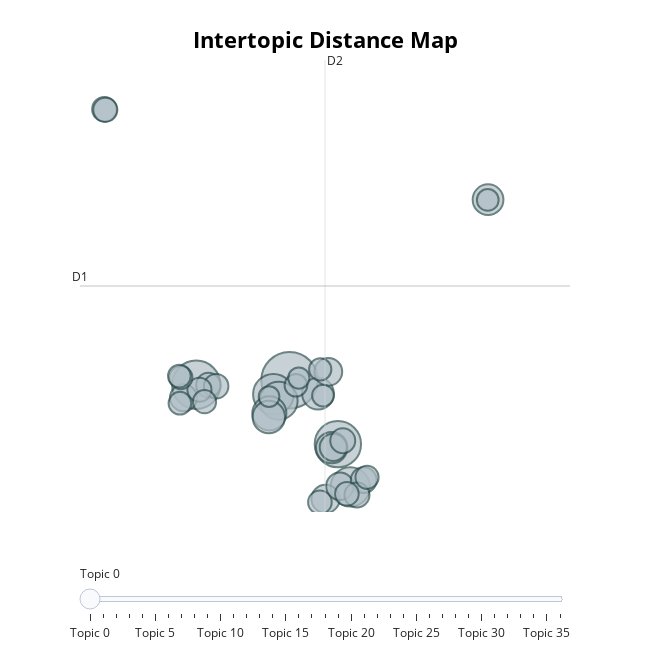

This figure's notebook cell:
### Code cell
fig = topic_model.visualize_topics()
fig.show()

### Figure 1 — Plotly figure (JSON) as saved in the notebook; plotly's stock layout.template omitted (floating-point values rounded to 4 significant figures)
{"data": [{"customdata": [[0, "energy | renewable | renewable energy | electricity | iea", 149], [1, "hydrogen | energy | law | plan | electricity", 109], [2, "energy | iea irena | irena | iea | renewable", 100], [3, "canada | eu | emissions | trees | energy", 77], [4, "ndc | emissions | uk | 2030 | national", 72], [5, "renewable | cent | renewable energy | australia | target", 67], [6, "ecosystems | climate | change | peru | climate change", 54], [7, "environmental | environmental improvement | improvement plan | waste | improvement", 49], [8, "oil gas | gas | upstream | upstream oil | oil", 47], [9, "2015 | 2030 | committee | energy | brazil", 46], [10, "cent | kigali amendment | kigali | ii | hfcs", 44], [11, "china | plan | year plan | year | 2015", 37], [12, "integrated national | energy climate | integrated | national energy | energy", 36], [13, "hydrogen | standards | duty | cad | emissions", 35], [14, "biofuels | energy | blending | iea irena | irena", 34], [15, "plants | decree | efficiency | capacity | incentives", 34], [16, "emissions | waste | lts | zealand | new zealand", 31], [17, "ndc | mtco2e | target | contribution ndc | climate change", 29], [18, "mexico | 2020 | company | madhya pradesh | madhya", 29], [19, "energy | plan | poland | 039 | emissions", 28], [20, "energy | energy consumption | consumption | final | mtoe", 28], [21, "eu | european | regulation | regulation eu | union", 28], [22, "regulation | eu | co2 | new | european", 27], [23, "climate | climate protection | georgia | germany | greenhouse", 27], [24, "coal | capacity | kwh | power | installed", 26], [25, "intended nationally | intended | contribution indc | indc | contribution", 26], [26, "climate | climate action | action | action plan | 2050", 25], [27, "low emission | ultra low | ultra | low | emission", 25], [28, "basic | basic plan | demand | plan | korea", 25], [29, "000 | 000 000 | vehicles | exemption | tax", 24], [30, "reporting | energy | launch | indonesia | building", 24], [31, "blending | biodiesel | biofuels | shall | directive", 24], [32, "plan inecp | inecp | climate plan | energy | energy climate", 23], [33, "trade | alberta | trade policy | 2017 | standards", 22], [34, "kigali amendment | kigali | amendment | hfcs | levels 2036", 22], [35, "energy | eu | efficiency | energy efficiency | directive", 21], [36, "fluorinated | fluorinated greenhouse | gases | greenhouse gases | biomass", 20]], "hovertemplate": "<b>Topic %{customdata[0]}</b><br>%{customdata[1]}<br>Size: %{customdata[2]}", "legendgroup": "", "marker": {"color": "#B0BEC5", "line": {"color": "DarkSlateGrey", "width": 2}, "size": [149, 109, 100, 77, 72, 67, 54, 49, 47, 46, 44, 37, 36, 35, 34, 34, 31, 29, 29, 28, 28, 28, 27, 27, 26, 26, 25, 25, 25, 24, 24, 24, 23, 22, 22, 21, 20], "sizemode": "area", "sizeref": 0.09312, "symbol": "circle"}, "mode": "markers", "name": "", "orientation": "v", "showlegend": false, "type": "scatter", "x": [10.45, 7.649, 11.91, 9.969, 12.28, 10.13, 9.847, 9.83, 11.31, 11.72, 16.42, 11.54, 11.62, 11.97, 7.266, 11.77, 12.68, 12.48, 12.05, 8.015, 8.247, 4.889, 4.916, 7.745, 11.37, 12.18, 12.78, 7.187, 7.898, 7.142, 10.65, 7.16, 11.38, 11.46, 16.41, 10.73, 9.837], "xaxis": "x", "y": [2.284, 2.102, -0.2867, 1.721, -2.009, 1.46, 0.9529, 0.8044, 1.746, -0.4255, 9.551, -2.492, 2.624, -1.982, 1.58, -0.4162, -1.733, -2.331, -0.1478, 2.09, 2.045, 13.19, 13.17, 1.901, -2.624, -2.285, -1.623, 2.391, 1.424, 2.452, 2.084, 1.361, 2.721, 1.669, 9.541, 2.374, 1.625], "yaxis": "y"}], "layout": {"annotations": [{"showarrow": false, "text": "D1", "x": 4.155, "y": 6.078, "yshift": 10}, {"showarrow": false, "text": "D2", "x": 11.52, "xshift": 10, "y": 15.17}], "height": 650, "hoverlabel": {"bgcolor": "white", "font": {"family": "Rockwell", "size": 16}}, "legend": {"itemsizing": "constant", "tracegroupgap": 0}, "margin": {"t": 60}, "shapes": [{"line": {"color": "#CFD8DC", "width": 2}, "type": "line", "x0": 11.52, "x1": 11.52, "y0": -3.018, "y1": 15.17}, {"line": {"color": "#9E9E9E", "width": 2}, "type": "line", "x0": 4.155, "x1": 18.88, "y0": 6.078, "y1": 6.078}], "sliders": [{"active": 0, "pad": {"t": 50}, "steps": [{"args": [{"marker.color": [["red", "#B0BEC5", "#B0BEC5", "#B0BEC5", "#B0BEC5", "#B0BEC5", "#B0BEC5", "#B0BEC5", "#B0BEC5", "#B0BEC5", "#B0BEC5", "#B0BEC5", "#B0BEC5", "#B0BEC5", "#B0BEC5", "#B0BEC5", "#B0BEC5", "#B0BEC5", "#B0BEC5", "#B0BEC5", "#B0BEC5", "#B0BEC5", "#B0BEC5", "#B0BEC5", "#B0BEC5", "#B0BEC5", "#B0BEC5", "#B0BEC5", "#B0BEC5", "#B0BEC5", "#B0BEC5", "#B0BEC5", "#B0BEC5", "#B0BEC5", "#B0BEC5", "#B0BEC5", "#B0BEC5"]]}], "label": "Topic 0", "method": "update"}, {"args": [{"marker.color": [["#B0BEC5", "red", "#B0BEC5", "#B0BEC5", "#B0BEC5", "#B0BEC5", "#B0BEC5", "#B0BEC5", "#B0BEC5", "#B0BEC5", "#B0BEC5", "#B0BEC5", "#B0BEC5", "#B0BEC5", "#B0BEC5", "#B0BEC5", "#B0BEC5", "#B0BEC5", "#B0BEC5", "#B0BEC5", "#B0BEC5", "#B0BEC5", "#B0BEC5", "#B0BEC5", "#B0BEC5", "#B0BEC5", "#B0BEC5", "#B0BEC5", "#B0BEC5", "#B0BEC5", "#B0BEC5", "#B0BEC5", "#B0BEC5", "#B0BEC5", "#B0BEC5", "#B0BEC5", "#B0BEC5"]]}], "label": "Topic 1", "method": "update"}, {"args": [{"marker.color": [["#B0BEC5", "#B0BEC5", "red", "#B0BEC5", "#B0BEC5", "#B0BEC5", "#B0BEC5", "#B0BEC5", "#B0BEC5", "#B0BEC5", "#B0BEC5", "#B0BEC5", "#B0BEC5", "#B0BEC5", "#B0BEC5", "#B0BEC5", "#B0BEC5", "#B0BEC5", "#B0BEC5", "#B0BEC5", "#B0BEC5", "#B0BEC5", "#B0BEC5", "#B0BEC5", "#B0BEC5", "#B0BEC5", "#B0BEC5", "#B0BEC5", "#B0BEC5", "#B0BEC5", "#B0BEC5", "#B0BEC5", "#B0BEC5", "#B0BEC5", "#B0BEC5", "#B0BEC5", "#B0BEC5"]]}], "label": "Topic 2", "method": "update"}, {"args": [{"marker.color": [["#B0BEC5", "#B0BEC5", "#B0BEC5", "red", "#B0BEC5", "#B0BEC5", "#B0BEC5", "#B0BEC5", "#B0BEC5", "#B0BEC5", "#B0BEC5", "#B0BEC5", "#B0BEC5", "#B0BEC5", "#B0BEC5", "#B0BEC5", "#B0BEC5", "#B0BEC5", "#B0BEC5", "#B0BEC5", "#B0BEC5", "#B0BEC5", "#B0BEC5", "#B0BEC5", "#B0BEC5", "#B0BEC5", "#B0BEC5", "#B0BEC5", "#B0BEC5", "#B0BEC5", "#B0BEC5", "#B0BEC5", "#B0BEC5", "#B0BEC5", "#B0BEC5", "#B0BEC5", "#B0BEC5"]]}], "label": "Topic 3", "method": "update"}, {"args": [{"marker.color": [["#B0BEC5", "#B0BEC5", "#B0BEC5", "#B0BEC5", "red", "#B0BEC5", "#B0BEC5", "#B0BEC5", "#B0BEC5", "#B0BEC5", "#B0BEC5", "#B0BEC5", "#B0BEC5", "#B0BEC5", "#B0BEC5", "#B0BEC5", "#B0BEC5", "#B0BEC5", "#B0BEC5", "#B0BEC5", "#B0BEC5", "#B0BEC5", "#B0BEC5", "#B0BEC5", "#B0BEC5", "#B0BEC5", "#B0BEC5", "#B0BEC5", "#B0BEC5", "#B0BEC5", "#B0BEC5", "#B0BEC5", "#B0BEC5", "#B0BEC5", "#B0BEC5", "#B0BEC5", "#B0BEC5"]]}], "label": "Topic 4", "method": "update"}, {"args": [{"marker.color": [["#B0BEC5", "#B0BEC5", "#B0BEC5", "#B0BEC5", "#B0BEC5", "red", "#B0BEC5", "#B0BEC5", "#B0BEC5", "#B0BEC5", "#B0BEC5", "#B0BEC5", "#B0BEC5", "#B0BEC5", "#B0BEC5", "#B0BEC5", "#B0BEC5", "#B0BEC5", "#B0BEC5", "#B0BEC5", "#B0BEC5", "#B0BEC5", "#B0BEC5", "#B0BEC5", "#B0BEC5", "#B0BEC5", "#B0BEC5", "#B0BEC5", "#B0BEC5", "#B0BEC5", "#B0BEC5", "#B0BEC5", "#B0BEC5", "#B0BEC5", "#B0BEC5", "#B0BEC5", "#B0BEC5"]]}], "label": "Topic 5", "method": "update"}, {"args": [{"marker.color": [["#B0BEC5", "#B0BEC5", "#B0BEC5", "#B0BEC5", "#B0BEC5", "#B0BEC5", "red", "#B0BEC5", "#B0BEC5", "#B0BEC5", "#B0BEC5", "#B0BEC5", "#B0BEC5", "#B0BEC5", "#B0BEC5", "#B0BEC5", "#B0BEC5", "#B0BEC5", "#B0BEC5", "#B0BEC5", "#B0BEC5", "#B0BEC5", "#B0BEC5", "#B0BEC5", "#B0BEC5", "#B0BEC5", "#B0BEC5", "#B0BEC5", "#B0BEC5", "#B0BEC5", "#B0BEC5", "#B0BEC5", "#B0BEC5", "#B0BEC5", "#B0BEC5", "#B0BEC5", "#B0BEC5"]]}], "label": "Topic 6", "method": "update"}, {"args": [{"marker.color": [["#B0BEC5", "#B0BEC5", "#B0BEC5", "#B0BEC5", "#B0BEC5", "#B0BEC5", "#B0BEC5", "red", "#B0BEC5", "#B0BEC5", "#B0BEC5", "#B0BEC5", "#B0BEC5", "#B0BEC5", "#B0BEC5", "#B0BEC5", "#B0BEC5", "#B0BEC5", "#B0BEC5", "#B0BEC5", "#B0BEC5", "#B0BEC5", "#B0BEC5", "#B0BEC5", "#B0BEC5", "#B0BEC5", "#B0BEC5", "#B0BEC5", "#B0BEC5", "#B0BEC5", "#B0BEC5", "#B0BEC5", "#B0BEC5", "#B0BEC5", "#B0BEC5", "#B0BEC5", "#B0BEC5"]]}], "label": "Topic 7", "method": "update"}, {"args": [{"marker.color": [["#B0BEC5", "#B0BEC5", "#B0BEC5", "#B0BEC5", "#B0BEC5", "#B0BEC5", "#B0BEC5", "#B0BEC5", "red", "#B0BEC5", "#B0BEC5", "#B0BEC5", "#B0BEC5", "#B0BEC5", "#B0BEC5", "#B0BEC5", "#B0BEC5", "#B0BEC5", "#B0BEC5", "#B0BEC5", "#B0BEC5", "#B0BEC5", "#B0BEC5", "#B0BEC5", "#B0BEC5", "#B0BEC5", "#B0BEC5", "#B0BEC5", "#B0BEC5", "#B0BEC5", "#B0BEC5", "#B0BEC5", "#B0BEC5", "#B0BEC5", "#B0BEC5", "#B0BEC5", "#B0BEC5"]]}], "label": "Topic 8", "method": "update"}, {"args": [{"marker.color": [["#B0BEC5", "#B0BEC5", "#B0BEC5", "#B0BEC5", "#B0BEC5", "#B0BEC5", "#B0BEC5", "#B0BEC5", "#B0BEC5", "red", "#B0BEC5", "#B0BEC5", "#B0BEC5", "#B0BEC5", "#B0BEC5", "#B0BEC5", "#B0BEC5", "#B0BEC5", "#B0BEC5", "#B0BEC5", "#B0BEC5", "#B0BEC5", "#B0BEC5", "#B0BEC5", "#B0BEC5", "#B0BEC5", "#B0BEC5", "#B0BEC5", "#B0BEC5", "#B0BEC5", "#B0BEC5", "#B0BEC5", "#B0BEC5", "#B0BEC5", "#B0BEC5", "#B0BEC5", "#B0BEC5"]]}], "label": "Topic 9", "method": "update"}, {"args": [{"marker.color": [["#B0BEC5", "#B0BEC5", "#B0BEC5", "#B0BEC5", "#B0BEC5", "#B0BEC5", "#B0BEC5", "#B0BEC5", "#B0BEC5", "#B0BEC5", "red", "#B0BEC5", "#B0BEC5", "#B0BEC5", "#B0BEC5", "#B0BEC5", "#B0BEC5", "#B0BEC5", "#B0BEC5", "#B0BEC5", "#B0BEC5", "#B0BEC5", "#B0BEC5", "#B0BEC5", "#B0BEC5", "#B0BEC5", "#B0BEC5", "#B0BEC5", "#B0BEC5", "#B0BEC5", "#B0BEC5", "#B0BEC5", "#B0BEC5", "#B0BEC5", "#B0BEC5", "#B0BEC5", "#B0BEC5"]]}], "label": "Topic 10", "method": "update"}, {"args": [{"marker.color": [["#B0BEC5", "#B0BEC5", "#B0BEC5", "#B0BEC5", "#B0BEC5", "#B0BEC5", "#B0BEC5", "#B0BEC5", "#B0BEC5", "#B0BEC5", "#B0BEC5", "red", "#B0BEC5", "#B0BEC5", "#B0BEC5", "#B0BEC5", "#B0BEC5", "#B0BEC5", "#B0BEC5", "#B0BEC5", "#B0BEC5", "#B0BEC5", "#B0BEC5", "#B0BEC5", "#B0BEC5", "#B0BEC5", "#B0BEC5", "#B0BEC5", "#B0BEC5", "#B0BEC5", "#B0BEC5", "#B0BEC5", "#B0BEC5", "#B0BEC5", "#B0BEC5", "#B0BEC5", "#B0BEC5"]]}], "label": "Topic 11", "method": "update"}, {"args": [{"marker.color": [["#B0BEC5", "#B0BEC5", "#B0BEC5", "#B0BEC5", "#B0BEC5", "#B0BEC5", "#B0BEC5", "#B0BEC5", "#B0BEC5", "#B0BEC5", "#B0BEC5", "#B0BEC5", "red", "#B0BEC5", "#B0BEC5", "#B0BEC5", "#B0BEC5", "#B0BEC5", "#B0BEC5", "#B0BEC5", "#B0BEC5", "#B0BEC5", "#B0BEC5", "#B0BEC5", "#B0BEC5", "#B0BEC5", "#B0BEC5", "#B0BEC5", "#B0BEC5", "#B0BEC5", "#B0BEC5", "#B0BEC5", "#B0BEC5", "#B0BEC5", "#B0BEC5", "#B0BEC5", "#B0BEC5"]]}], "label": "Topic 12", "method": "update"}, {"args": [{"marker.color": [["#B0BEC5", "#B0BEC5", "#B0BEC5", "#B0BEC5", "#B0BEC5", "#B0BEC5", "#B0BEC5", "#B0BEC5", "#B0BEC5", "#B0BEC5", "#B0BEC5", "#B0BEC5", "#B0BEC5", "red", "#B0BEC5", "#B0BEC5", "#B0BEC5", "#B0BEC5", "#B0BEC5", "#B0BEC5", "#B0BEC5", "#B0BEC5", "#B0BEC5", "#B0BEC5", "#B0BEC5", "#B0BEC5", "#B0BEC5", "#B0BEC5", "#B0BEC5", "#B0BEC5", "#B0BEC5", "#B0BEC5", "#B0BEC5", "#B0BEC5", "#B0BEC5", "#B0BEC5", "#B0BEC5"]]}], "label": "Topic 13", "method": "update"}, {"args": [{"marker.color": [["#B0BEC5", "#B0BEC5", "#B0BEC5", "#B0BEC5", "#B0BEC5", "#B0BEC5", "#B0BEC5", "#B0BEC5", "#B0BEC5", "#B0BEC5", "#B0BEC5", "#B0BEC5", "#B0BEC5", "#B0BEC5", "red", "#B0BEC5", "#B0BEC5", "#B0BEC5", "#B0BEC5", "#B0BEC5", "#B0BEC5", "#B0BEC5", "#B0BEC5", "#B0BEC5", "#B0BEC5", "#B0BEC5", "#B0BEC5", "#B0BEC5", "#B0BEC5", "#B0BEC5", "#B0BEC5", "#B0BEC5", "#B0BEC5", "#B0BEC5", "#B0BEC5", "#B0BEC5", "#B0BEC5"]]}], "label": "Topic 14", "method": "update"}, {"args": [{"marker.color": [["#B0BEC5", "#B0BEC5", "#B0BEC5", "#B0BEC5", "#B0BEC5", "#B0BEC5", "#B0BEC5", "#B0BEC5", "#B0BEC5", "#B0BEC5", "#B0BEC5", "#B0BEC5", "#B0BEC5", "#B0BEC5", "#B0BEC5", "red", "#B0BEC5", "#B0BEC5", "#B0BEC5", "#B0BEC5", "#B0BEC5", "#B0BEC5", "#B0BEC5", "#B0BEC5", "#B0BEC5", "#B0BEC5", "#B0BEC5", "#B0BEC5", "#B0BEC5", "#B0BEC5", "#B0BEC5", "#B0BEC5", "#B0BEC5", "#B0BEC5", "#B0BEC5", "#B0BEC5", "#B0BEC5"]]}], "label": "Topic 15", "method": "update"}, {"args": [{"marker.color": [["#B0BEC5", "#B0BEC5", "#B0BEC5", "#B0BEC5", "#B0BEC5", "#B0BEC5", "#B0BEC5", "#B0BEC5", "#B0BEC5", "#B0BEC5", "#B0BEC5", "#B0BEC5", "#B0BEC5", "#B0BEC5", "#B0BEC5", "#B0BEC5", "red", "#B0BEC5", "#B0BEC5", "#B0BEC5", "#B0BEC5", "#B0BEC5", "#B0BEC5", "#B0BEC5", "#B0BEC5", "#B0BEC5", "#B0BEC5", "#B0BEC5", "#B0BEC5", "#B0BEC5", "#B0BEC5", "#B0BEC5", "#B0BEC5", "#B0BEC5", "#B0BEC5", "#B0BEC5", "#B0BEC5"]]}], "label": "Topic 16", "method": "update"}, {"args": [{"marker.color": [["#B0BEC5", "#B0BEC5", "#B0BEC5", "#B0BEC5", "#B0BEC5", "#B0BEC5", "#B0BEC5", "#B0BEC5", "#B0BEC5", "#B0BEC5", "#B0BEC5", "#B0BEC5", "#B0BEC5", "#B0BEC5", "#B0BEC5", "#B0BEC5", "#B0BEC5", "red", "#B0BEC5", "#B0BEC5", "#B0BEC5", "#B0BEC5", "#B0BEC5", "#B0BEC5", "#B0BEC5", "#B0BEC5", "#B0BEC5", "#B0BEC5", "#B0BEC5", "#B0BEC5", "#B0BEC5", "#B0BEC5", "#B0BEC5", "#B0BEC5", "#B0BEC5", "#B0BEC5", "#B0BEC5"]]}], "label": "Topic 17", "method": "update"}, {"args": [{"marker.color": [["#B0BEC5", "#B0BEC5", "#B0BEC5", "#B0BEC5", "#B0BEC5", "#B0BEC5", "#B0BEC5", "#B0BEC5", "#B0BEC5", "#B0BEC5", "#B0BEC5", "#B0BEC5", "#B0BEC5", "#B0BEC5", "#B0BEC5", "#B0BEC5", "#B0BEC5", "#B0BEC5", "red", "#B0BEC5", "#B0BEC5", "#B0BEC5", "#B0BEC5", "#B0BEC5", "#B0BEC5", "#B0BEC5", "#B0BEC5", "#B0BEC5", "#B0BEC5", "#B0BEC5", "#B0BEC5", "#B0BEC5", "#B0BEC5", "#B0BEC5", "#B0BEC5", "#B0BEC5", "#B0BEC5"]]}], "label": "Topic 18", "method": "update"}, {"args": [{"marker.color": [["#B0BEC5", "#B0BEC5", "#B0BEC5", "#B0BEC5", "#B0BEC5", "#B0BEC5", "#B0BEC5", "#B0BEC5", "#B0BEC5", "#B0BEC5", "#B0BEC5", "#B0BEC5", "#B0BEC5", "#B0BEC5", "#B0BEC5", "#B0BEC5", "#B0BEC5", "#B0BEC5", "#B0BEC5", "red", "#B0BEC5", "#B0BEC5", "#B0BEC5", "#B0BEC5", "#B0BEC5", "#B0BEC5", "#B0BEC5", "#B0BEC5", "#B0BEC5", "#B0BEC5", "#B0BEC5", "#B0BEC5", "#B0BEC5", "#B0BEC5", "#B0BEC5", "#B0BEC5", "#B0BEC5"]]}], "label": "Topic 19", "method": "update"}, {"args": [{"marker.color": [["#B0BEC5", "#B0BEC5", "#B0BEC5", "#B0BEC5", "#B0BEC5", "#B0BEC5", "#B0BEC5", "#B0BEC5", "#B0BEC5", "#B0BEC5", "#B0BEC5", "#B0BEC5", "#B0BEC5", "#B0BEC5", "#B0BEC5", "#B0BEC5", "#B0BEC5", "#B0BEC5", "#B0BEC5", "#B0BEC5", "red", "#B0BEC5", "#B0BEC5", "#B0BEC5", "#B0BEC5", "#B0BEC5", "#B0BEC5", "#B0BEC5", "#B0BEC5", "#B0BEC5", "#B0BEC5", "#B0BEC5", "#B0BEC5", "#B0BEC5", "#B0BEC5", "#B0BEC5", "#B0BEC5"]]}], "label": "Topic 20", "method": "update"}, {"args": [{"marker.color": [["#B0BEC5", "#B0BEC5", "#B0BEC5", "#B0BEC5", "#B0BEC5", "#B0BEC5", "#B0BEC5", "#B0BEC5", "#B0BEC5", "#B0BEC5", "#B0BEC5", "#B0BEC5", "#B0BEC5", "#B0BEC5", "#B0BEC5", "#B0BEC5", "#B0BEC5", "#B0BEC5", "#B0BEC5", "#B0BEC5", "#B0BEC5", "red", "#B0BEC5", "#B0BEC5", "#B0BEC5", "#B0BEC5", "#B0BEC5", "#B0BEC5", "#B0BEC5", "#B0BEC5", "#B0BEC5", "#B0BEC5", "#B0BEC5", "#B0BEC5", "#B0BEC5", "#B0BEC5", "#B0BEC5"]]}], "label": "Topic 21", "method": "update"}, {"args": [{"marker.color": [["#B0BEC5", "#B0BEC5", "#B0BEC5", "#B0BEC5", "#B0BEC5", "#B0BEC5", "#B0BEC5", "#B0BEC5", "#B0BEC5", "#B0BEC5", "#B0BEC5", "#B0BEC5", "#B0BEC5", "#B0BEC5", "#B0BEC5", "#B0BEC5", "#B0BEC5", "#B0BEC5", "#B0BEC5", "#B0BEC5", "#B0BEC5", "#B0BEC5", "red", "#B0BEC5", "#B0BEC5", "#B0BEC5", "#B0BEC5", "#B0BEC5", "#B0BEC5", "#B0BEC5", "#B0BEC5", "#B0BEC5", "#B0BEC5", "#B0BEC5", "#B0BEC5", "#B0BEC5", "#B0BEC5"]]}], "label": "Topic 22", "method": "update"}, {"args": [{"marker.color": [["#B0BEC5", "#B0BEC5", "#B0BEC5", "#B0BEC5", "#B0BEC5", "#B0BEC5", "#B0BEC5", "#B0BEC5", "#B0BEC5", "#B0BEC5", "#B0BEC5", "#B0BEC5", "#B0BEC5", "#B0BEC5", "#B0BEC5", "#B0BEC5", "#B0BEC5", "#B0BEC5", "#B0BEC5", "#B0BEC5", "#B0BEC5", "#B0BEC5", "#B0BEC5", "red", "#B0BEC5", "#B0BEC5", "#B0BEC5", "#B0BEC5", "#B0BEC5", "#B0BEC5", "#B0BEC5", "#B0BEC5", "#B0BEC5", "#B0BEC5", "#B0BEC5", "#B0BEC5", "#B0BEC5"]]}], "label": "Topic 23", "method": "update"}, {"args": [{"marker.color": [["#B0BEC5", "#B0BEC5", "#B0BEC5", "#B0BEC5", "#B0BEC5", "#B0BEC5", "#B0BEC5", "#B0BEC5", "#B0BEC5", "#B0BEC5", "#B0BEC5", "#B0BEC5", "#B0BEC5", "#B0BEC5", "#B0BEC5", "#B0BEC5", "#B0BEC5", "#B0BEC5", "#B0BEC5", "#B0BEC5", "#B0BEC5", "#B0BEC5", "#B0BEC5", "#B0BEC5", "red", "#B0BEC5", "#B0BEC5", "#B0BEC5", "#B0BEC5", "#B0BEC5", "#B0BEC5", "#B0BEC5", "#B0BEC5", "#B0BEC5", "#B0BEC5", "#B0BEC5", "#B0BEC5"]]}], "label": "Topic 24", "method": "update"}, {"args": [{"marker.color": [["#B0BEC5", "#B0BEC5", "#B0BEC5", "#B0BEC5", "#B0BEC5", "#B0BEC5", "#B0BEC5", "#B0BEC5", "#B0BEC5", "#B0BEC5", "#B0BEC5", "#B0BEC5", "#B0BEC5", "#B0BEC5", "#B0BEC5", "#B0BEC5", "#B0BEC5", "#B0BEC5", "#B0BEC5", "#B0BEC5", "#B0BEC5", "#B0BEC5", "#B0BEC5", "#B0BEC5", "#B0BEC5", "red", "#B0BEC5", "#B0BEC5", "#B0BEC5", "#B0BEC5", "#B0BEC5", "#B0BEC5", "#B0BEC5", "#B0BEC5", "#B0BEC5", "#B0BEC5", "#B0BEC5"]]}], "label": "Topic 25", "method": "update"}, {"args": [{"marker.color": [["#B0BEC5", "#B0BEC5", "#B0BEC5", "#B0BEC5", "#B0BEC5", "#B0BEC5", "#B0BEC5", "#B0BEC5", "#B0BEC5", "#B0BEC5", "#B0BEC5", "#B0BEC5", "#B0BEC5", "#B0BEC5", "#B0BEC5", "#B0BEC5", "#B0BEC5", "#B0BEC5", "#B0BEC5", "#B0BEC5", "#B0BEC5", "#B0BEC5", "#B0BEC5", "#B0BEC5", "#B0BEC5", "#B0BEC5", "red", "#B0BEC5", "#B0BEC5", "#B0BEC5", "#B0BEC5", "#B0BEC5", "#B0BEC5", "#B0BEC5", "#B0BEC5", "#B0BEC5", "#B0BEC5"]]}], "label": "Topic 26", "method": "update"}, {"args": [{"marker.color": [["#B0BEC5", "#B0BEC5", "#B0BEC5", "#B0BEC5", "#B0BEC5", "#B0BEC5", "#B0BEC5", "#B0BEC5", "#B0BEC5", "#B0BEC5", "#B0BEC5", "#B0BEC5", "#B0BEC5", "#B0BEC5", "#B0BEC5", "#B0BEC5", "#B0BEC5", "#B0BEC5", "#B0BEC5", "#B0BEC5", "#B0BEC5", "#B0BEC5", "#B0BEC5", "#B0BEC5", "#B0BEC5", "#B0BEC5", "#B0BEC5", "red", "#B0BEC5", "#B0BEC5", "#B0BEC5", "#B0BEC5", "#B0BEC5", "#B0BEC5", "#B0BEC5", "#B0BEC5", "#B0BEC5"]]}], "label": "Topic 27", "method": "update"}, {"args": [{"marker.color": [["#B0BEC5", "#B0BEC5", "#B0BEC5", "#B0BEC5", "#B0BEC5", "#B0BEC5", "#B0BEC5", "#B0BEC5", "#B0BEC5", "#B0BEC5", "#B0BEC5", "#B0BEC5", "#B0BEC5", "#B0BEC5", "#B0BEC5", "#B0BEC5", "#B0BEC5", "#B0BEC5", "#B0BEC5", "#B0BEC5", "#B0BEC5", "#B0BEC5", "#B0BEC5", "#B0BEC5", "#B0BEC5", "#B0BEC5", "#B0BEC5", "#B0BEC5", "red", "#B0BEC5", "#B0BEC5", "#B0BEC5", "#B0BEC5", "#B0BEC5", "#B0BEC5", "#B0BEC5", "#B0BEC5"]]}], "label": "Topic 28", "method": "update"}, {"args": [{"marker.color": [["#B0BEC5", "#B0BEC5", "#B0BEC5", "#B0BEC5", "#B0BEC5", "#B0BEC5", "#B0BEC5", "#B0BEC5", "#B0BEC5", "#B0BEC5", "#B0BEC5", "#B0BEC5", "#B0BEC5", "#B0BEC5", "#B0BEC5", "#B0BEC5", "#B0BEC5", "#B0BEC5", "#B0BEC5", "#B0BEC5", "#B0BEC5", "#B0BEC5", "#B0BEC5", "#B0BEC5", "#B0BEC5", "#B0BEC5", "#B0BEC5", "#B0BEC5", "#B0BEC5", "red", "#B0BEC5", "#B0BEC5", "#B0BEC5", "#B0BEC5", "#B0BEC5", "#B0BEC5", "#B0BEC5"]]}], "label": "Topic 29", "method": "update"}, {"args": [{"marker.color": [["#B0BEC5", "#B0BEC5", "#B0BEC5", "#B0BEC5", "#B0BEC5", "#B0BEC5", "#B0BEC5", "#B0BEC5", "#B0BEC5", "#B0BEC5", "#B0BEC5", "#B0BEC5", "#B0BEC5", "#B0BEC5", "#B0BEC5", "#B0BEC5", "#B0BEC5", "#B0BEC5", "#B0BEC5", "#B0BEC5", "#B0BEC5", "#B0BEC5", "#B0BEC5", "#B0BEC5", "#B0BEC5", "#B0BEC5", "#B0BEC5", "#B0BEC5", "#B0BEC5", "#B0BEC5", "red", "#B0BEC5", "#B0BEC5", "#B0BEC5", "#B0BEC5", "#B0BEC5", "#B0BEC5"]]}], "label": "Topic 30", "method": "update"}, {"args": [{"marker.color": [["#B0BEC5", "#B0BEC5", "#B0BEC5", "#B0BEC5", "#B0BEC5", "#B0BEC5", "#B0BEC5", "#B0BEC5", "#B0BEC5", "#B0BEC5", "#B0BEC5", "#B0BEC5", "#B0BEC5", "#B0BEC5", "#B0BEC5", "#B0BEC5", "#B0BEC5", "#B0BEC5", "#B0BEC5", "#B0BEC5", "#B0BEC5", "#B0BEC5", "#B0BEC5", "#B0BEC5", "#B0BEC5", "#B0BEC5", "#B0BEC5", "#B0BEC5", "#B0BEC5", "#B0BEC5", "#B0BEC5", "red", "#B0BEC5", "#B0BEC5", "#B0BEC5", "#B0BEC5", "#B0BEC5"]]}], "label": "Topic 31", "method": "update"}, {"args": [{"marker.color": [["#B0BEC5", "#B0BEC5", "#B0BEC5", "#B0BEC5", "#B0BEC5", "#B0BEC5", "#B0BEC5", "#B0BEC5", "#B0BEC5", "#B0BEC5", "#B0BEC5", "#B0BEC5", "#B0BEC5", "#B0BEC5", "#B0BEC5", "#B0BEC5", "#B0BEC5", "#B0BEC5", "#B0BEC5", "#B0BEC5", "#B0BEC5", "#B0BEC5", "#B0BEC5", "#B0BEC5", "#B0BEC5", "#B0BEC5", "#B0BEC5", "#B0BEC5", "#B0BEC5", "#B0BEC5", "#B0BEC5", "#B0BEC5", "red", "#B0BEC5", "#B0BEC5", "#B0BEC5", "#B0BEC5"]]}], "label": "Topic 32", "method": "update"}, {"args": [{"marker.color": [["#B0BEC5", "#B0BEC5", "#B0BEC5", "#B0BEC5", "#B0BEC5", "#B0BEC5", "#B0BEC5", "#B0BEC5", "#B0BEC5", "#B0BEC5", "#B0BEC5", "#B0BEC5", "#B0BEC5", "#B0BEC5", "#B0BEC5", "#B0BEC5", "#B0BEC5", "#B0BEC5", "#B0BEC5", "#B0BEC5", "#B0BEC5", "#B0BEC5", "#B0BEC5", "#B0BEC5", "#B0BEC5", "#B0BEC5", "#B0BEC5", "#B0BEC5", "#B0BEC5", "#B0BEC5", "#B0BEC5", "#B0BEC5", "#B0BEC5", "red", "#B0BEC5", "#B0BEC5", "#B0BEC5"]]}], "label": "Topic 33", "method": "update"}, {"args": [{"marker.color": [["#B0BEC5", "#B0BEC5", "#B0BEC5", "#B0BEC5", "#B0BEC5", "#B0BEC5", "#B0BEC5", "#B0BEC5", "#B0BEC5", "#B0BEC5", "#B0BEC5", "#B0BEC5", "#B0BEC5", "#B0BEC5", "#B0BEC5", "#B0BEC5", "#B0BEC5", "#B0BEC5", "#B0BEC5", "#B0BEC5", "#B0BEC5", "#B0BEC5", "#B0BEC5", "#B0BEC5", "#B0BEC5", "#B0BEC5", "#B0BEC5", "#B0BEC5", "#B0BEC5", "#B0BEC5", "#B0BEC5", "#B0BEC5", "#B0BEC5", "#B0BEC5", "red", "#B0BEC5", "#B0BEC5"]]}], "label": "Topic 34", "method": "update"}, {"args": [{"marker.color": [["#B0BEC5", "#B0BEC5", "#B0BEC5", "#B0BEC5", "#B0BEC5", "#B0BEC5", "#B0BEC5", "#B0BEC5", "#B0BEC5", "#B0BEC5", "#B0BEC5", "#B0BEC5", "#B0BEC5", "#B0BEC5", "#B0BEC5", "#B0BEC5", "#B0BEC5", "#B0BEC5", "#B0BEC5", "#B0BEC5", "#B0BEC5", "#B0BEC5", "#B0BEC5", "#B0BEC5", "#B0BEC5", "#B0BEC5", "#B0BEC5", "#B0BEC5", "#B0BEC5", "#B0BEC5", "#B0BEC5", "#B0BEC5", "#B0BEC5", "#B0BEC5", "#B0BEC5", "red", "#B0BEC5"]]}], "label": "Topic 35", "method": "update"}, {"args": [{"marker.color": [["#B0BEC5", "#B0BEC5", "#B0BEC5", "#B0BEC5", "#B0BEC5", "#B0BEC5", "#B0BEC5", "#B0BEC5", "#B0BEC5", "#B0BEC5", "#B0BEC5", "#B0BEC5", "#B0BEC5", "#B0BEC5", "#B0BEC5", "#B0BEC5", "#B0BEC5", "#B0BEC5", "#B0BEC5", "#B0BEC5", "#B0BEC5", "#B0BEC5", "#B0BEC5", "#B0BEC5", "#B0BEC5", "#B0BEC5", "#B0BEC5", "#B0BEC5", "#B0BEC5", "#B0BEC5", "#B0BEC5", "#B0BEC5", "#B0BEC5", "#B0BEC5", "#B0BEC5", "#B0BEC5", "red"]]}], "label": "Topic 36", "method": "update"}]}], "title": {"font": {"color": "Black", "size": 22}, "text": "<b>Intertopic Distance Map</b>", "x": 0.5, "xanchor": "center", "y": 0.95, "yanchor": "top"}, "width": 650, "xaxis": {"anchor": "y", "domain": [0, 1], "range": [4.155, 18.88], "title": {"text": ""}, "visible": false}, "yaxis": {"anchor": "x", "domain": [0, 1], "range": [-3.018, 15.17], "title": {"text": ""}, "visible": false}}}
